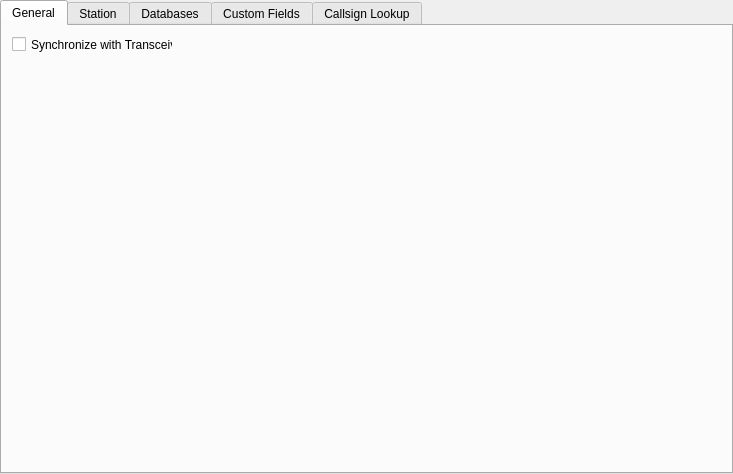
<?xml version="1.0" encoding="UTF-8"?>
<ui version="4.0">
 <class>WdgOptions</class>
 <widget class="QWidget" name="WdgOptions">
  <property name="geometry">
   <rect>
    <x>0</x>
    <y>0</y>
    <width>733</width>
    <height>474</height>
   </rect>
  </property>
  <property name="sizePolicy">
   <sizepolicy hsizetype="Expanding" vsizetype="Expanding">
    <horstretch>0</horstretch>
    <verstretch>0</verstretch>
   </sizepolicy>
  </property>
  <property name="windowTitle">
   <string>Form</string>
  </property>
  <layout class="QGridLayout" name="gridLayout">
   <property name="leftMargin">
    <number>0</number>
   </property>
   <property name="topMargin">
    <number>0</number>
   </property>
   <property name="rightMargin">
    <number>0</number>
   </property>
   <property name="bottomMargin">
    <number>0</number>
   </property>
   <item row="0" column="0">
    <widget class="QTabWidget" name="tabWidget">
     <property name="currentIndex">
      <number>0</number>
     </property>
     <widget class="QWidget" name="tab_5">
      <attribute name="title">
       <string>General</string>
      </attribute>
      <widget class="QCheckBox" name="checkBox_2">
       <property name="geometry">
        <rect>
         <x>10</x>
         <y>10</y>
         <width>161</width>
         <height>17</height>
        </rect>
       </property>
       <property name="text">
        <string>Synchronize with Transceiver</string>
       </property>
      </widget>
     </widget>
     <widget class="QWidget" name="tab_3">
      <attribute name="title">
       <string>Station</string>
      </attribute>
     </widget>
     <widget class="QWidget" name="tab_2">
      <attribute name="title">
       <string>Databases</string>
      </attribute>
     </widget>
     <widget class="QWidget" name="tab_4">
      <attribute name="title">
       <string>Custom Fields</string>
      </attribute>
     </widget>
     <widget class="QWidget" name="tab">
      <attribute name="title">
       <string>Callsign Lookup</string>
      </attribute>
      <widget class="QGroupBox" name="groupBox">
       <property name="geometry">
        <rect>
         <x>10</x>
         <y>10</y>
         <width>211</width>
         <height>141</height>
        </rect>
       </property>
       <property name="title">
        <string>QRZ.com</string>
       </property>
       <widget class="QLabel" name="label">
        <property name="geometry">
         <rect>
          <x>10</x>
          <y>80</y>
          <width>51</width>
          <height>16</height>
         </rect>
        </property>
        <property name="text">
         <string>Username:</string>
        </property>
       </widget>
       <widget class="QLabel" name="label_2">
        <property name="geometry">
         <rect>
          <x>10</x>
          <y>110</y>
          <width>51</width>
          <height>16</height>
         </rect>
        </property>
        <property name="text">
         <string>Password:</string>
        </property>
       </widget>
       <widget class="QLineEdit" name="qrzUsername">
        <property name="geometry">
         <rect>
          <x>80</x>
          <y>80</y>
          <width>113</width>
          <height>20</height>
         </rect>
        </property>
       </widget>
       <widget class="QLineEdit" name="qrzPassword">
        <property name="geometry">
         <rect>
          <x>80</x>
          <y>110</y>
          <width>113</width>
          <height>20</height>
         </rect>
        </property>
        <property name="echoMode">
         <enum>QLineEdit::Password</enum>
        </property>
       </widget>
       <widget class="QCheckBox" name="checkBox">
        <property name="geometry">
         <rect>
          <x>10</x>
          <y>20</y>
          <width>71</width>
          <height>17</height>
         </rect>
        </property>
        <property name="text">
         <string>Activate</string>
        </property>
       </widget>
       <widget class="QCheckBox" name="checkBox_3">
        <property name="geometry">
         <rect>
          <x>10</x>
          <y>50</y>
          <width>111</width>
          <height>17</height>
         </rect>
        </property>
        <property name="text">
         <string>Save credentials</string>
        </property>
       </widget>
      </widget>
     </widget>
    </widget>
   </item>
  </layout>
 </widget>
 <resources/>
 <connections/>
</ui>
